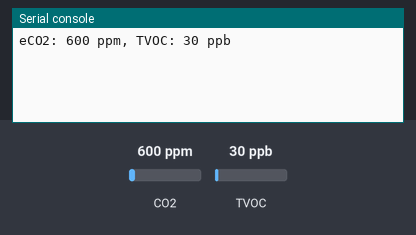
Recording of a program running on a simulated ESP8266 board running MicroPython. Shown: the last lines printed to the serial console. The inputs (shaded band) are chosen by the test bench; at power-on: CO2 600 ppm, TVOC 30 ppb. Library files of the repository ran but are not shown: CCS811.py.

Above: at 1.2 s.
1.3 s: CO2 set to 452 ppm
At 4.2 s:
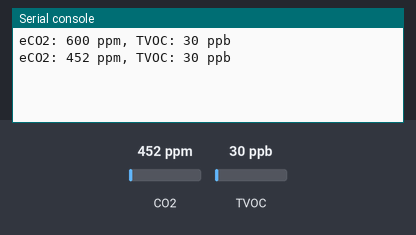
5.2 s: TVOC set to 20 ppb
At 6.6 s:
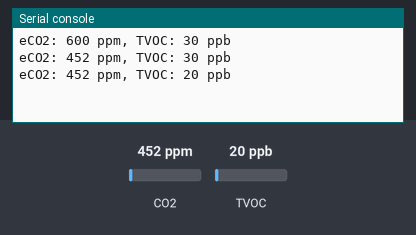
9.1 s: CO2 set to 1050 ppm
At 9.1 s:
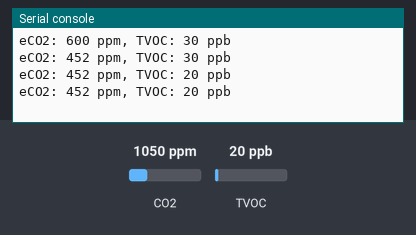
Timing chart, 0 to 12.1 s (numbered marks = the images above; inputs shaded):
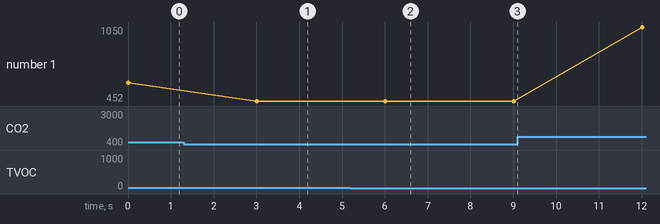

Measured:
- after the input at 1.3 s, the serial console: prints a new line after 1.7 s (image 1)
- after the input at 5.2 s, the serial console: prints a new line after 0.81 s (image 2)
- plotted number 1: 600 → 452 after the input at 1.3 s, 452 → 1050 after the input at 9.1 s

The program:

example.py
```python
from machine import Pin, I2C
import time
import CCS811


def main():
    i2c = I2C(scl=Pin(5), sda=Pin(4))
    s = CCS811.CCS811(i2c=i2c, addr=90)
    # time.sleep(20)
    while True:
        if s.data_ready():
            print('eCO2: %d ppm, TVOC: %d ppb' % (s.eCO2, s.tVOC))
            time.sleep(3)

main()
```
